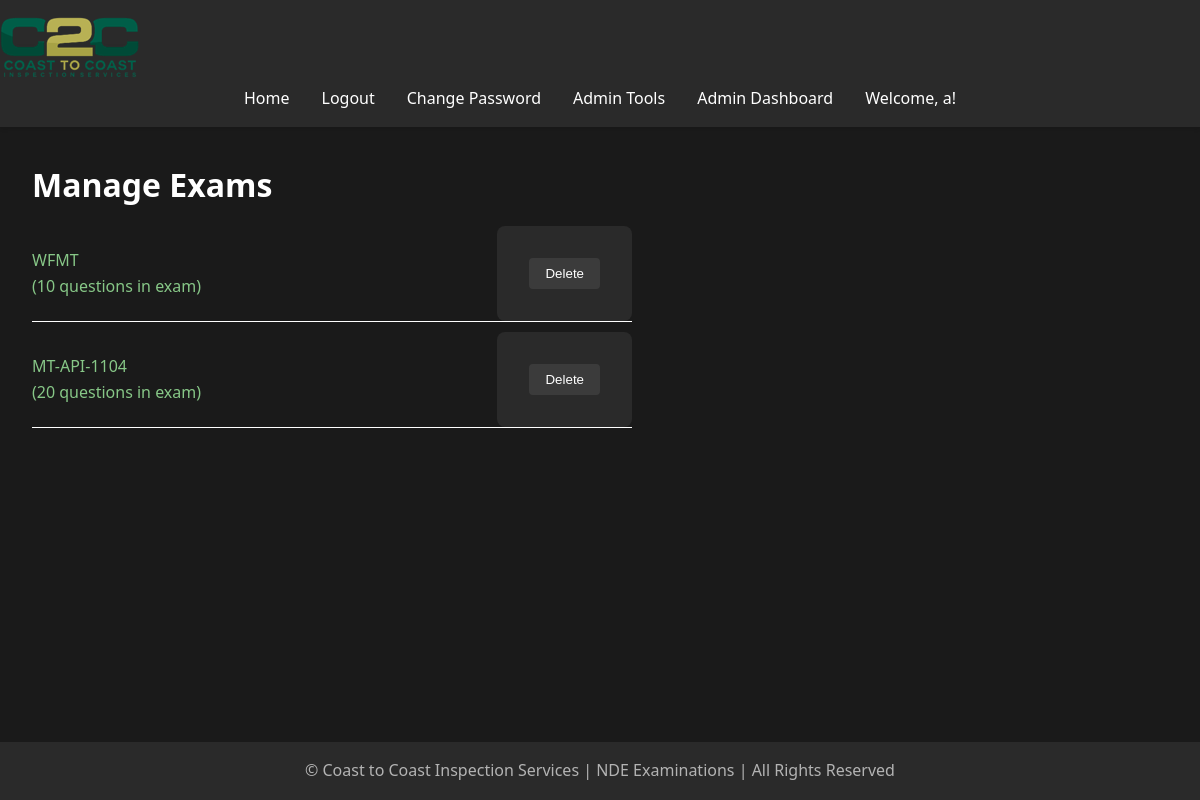
Page /admin/manage_exams (signed in) on the earlier database version.
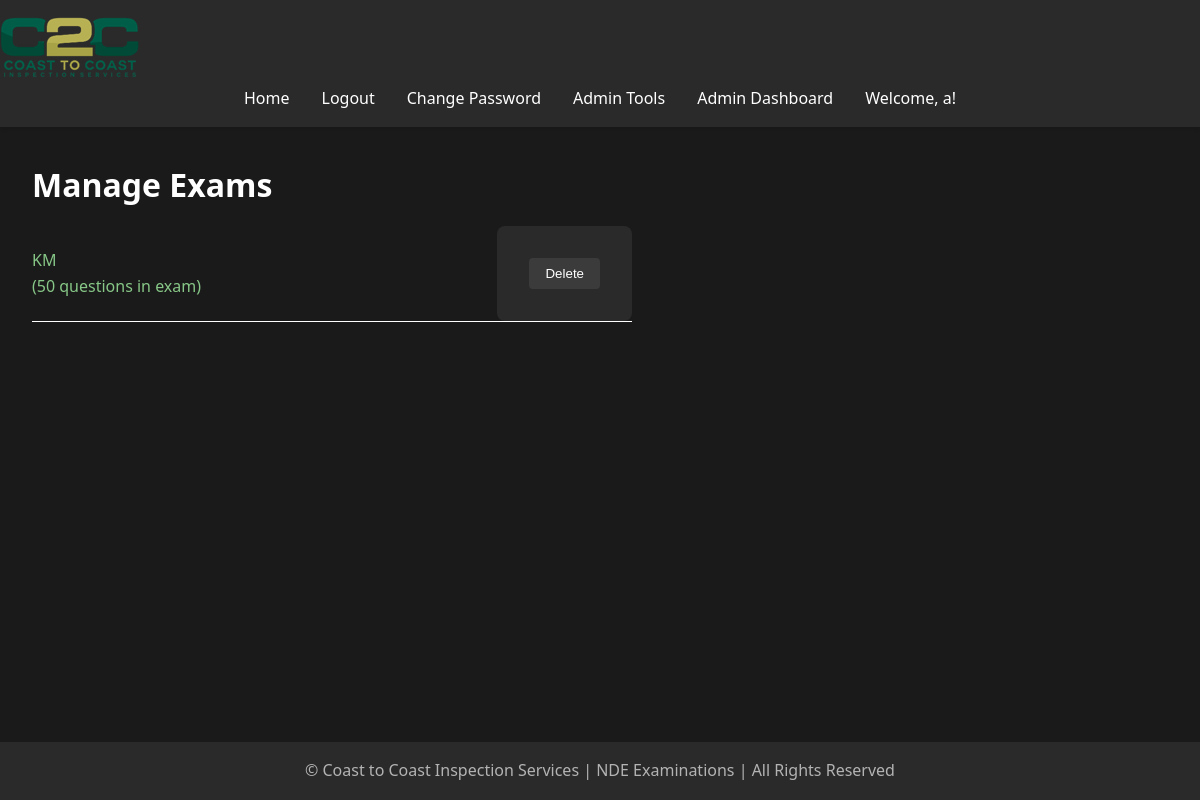
Same page on the later database version.
### models.py (models this page shows, shortened)
class Exam(db.Model):
    __tablename__ = 'exam'
    id = db.Column(db.Integer, primary_key=True)
    title = db.Column(db.String(100), nullable=False)
    question_count = db.Column(db.Integer, nullable=False, default=10)
    exam_results = relationship('ExamResult', back_populates='exam', cascade='all, delete-orphan')
    questions = relationship('Question', back_populates='exam', cascade='all, delete-orphan')
    accesses = db.relationship('ExamAccess', back_populates='exam', lazy=True, cascade="all, delete-orphan")
    access_requests = db.relationship('ExamAccessRequest', back_populates='exam', lazy=True, cascade="all, delete-orphan")

### app.py (the view)
@app.route('/admin/manage_exams', methods=['GET', 'POST'])
@login_required
def manage_exams():
    if not current_user.is_admin:
        flash('You do not have permission to access this page.', 'error')
        return redirect(url_for('home'))
    exams = Exam.query.all()  # Get all Exams from the database
    return render_template('manage_exams.html', exams=exams)

### app.py (called while the page is built)
@app.before_request
def reset_session_on_navigation():
    exam_endpoints = ['take_exam', 'submit_exam']
    current_endpoint = request.endpoint
    if current_endpoint is None:
        return

@app.context_processor
def utility_processor():
    def format_pacific_time(utc_dt):
        pacific_time = utc_to_pacific(utc_dt)
        return pacific_time.strftime('%Y-%m-%d %I:%M:%S %p %Z')
    return dict(format_pacific_time=format_pacific_time)

@login_manager.user_loader
def load_user(user_id):
    return User.query.get(int(user_id))

@app.before_request
def manage_exam_session():
    if 'start_new_exam' in request.args:
        session.pop('answers', None)
        session.pop('flagged', None)
        session.pop('current_index', None)
        session.pop('start_time', None)
    elif 'exam_submitted' in session and request.endpoint != 'exam_results':
        session.pop('answers', None)
        session.pop('flagged', None)
        session.pop('current_index', None)
        session.pop('start_time', None)
        session.pop('exam_submitted', None)

### templates/manage_exams.html
{% extends "base.html" %}
{% block content %}
    <h1>Manage Exams</h1>
    {% if exams %}
        <ul style="list-style-type: none; padding: 0;">
            {% for exam in exams %}
                <li style="margin-bottom: 10px; display: flex; align-items: center; border-bottom: white solid 1px; max-width: 600px;">
                    <a href="{{ url_for('manage_questions', exam_id=exam.id) }}" style="flex-grow: 1;">
                        {{ exam.title }}   <br> ({{ exam.question_count }} questions in exam)
                    </a>
                    <form action="{{ url_for('delete_exam', exam_id=exam.id) }}" method="POST" style="display:inline;">
                        <button type="submit" class="btn btn-danger" onclick="return confirm('Are you sure you want to delete this Exam?');">Delete</button>
                    </form>
                </li>
            {% endfor %}
        </ul>
    {% else %}
        <p>No Exams available.</p>
    {% endif %}
{% endblock %}

Differences in the rows shown:
removed Exam: title "MT-API-1104", question_count "20"
changed Exam: title "WFMT" → "KM"; question_count "10" → "50"
